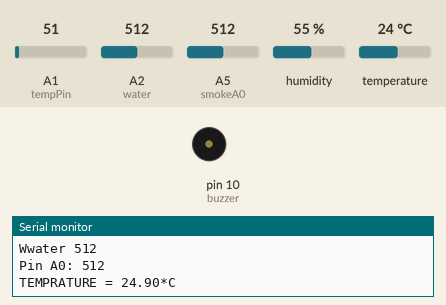
The sketch below on a simulated Arduino Uno, built with avr-gcc and run on an emulated ATmega328P. Shown: buzzer (waves = sounding), the last lines printed to the serial monitor. The inputs (shaded band) are chosen by the test bench; at power-on: A5 (smokeA0) = 512, A1 (tempPin) = 51, A2 (water) = 512, humidity 55 %, temperature 24 °C.

Above: at 1.8 s.
1.9 s: A5 (smokeA0) set to 418
5.4 s: A5 (smokeA0) set to 387
At 6.7 s:
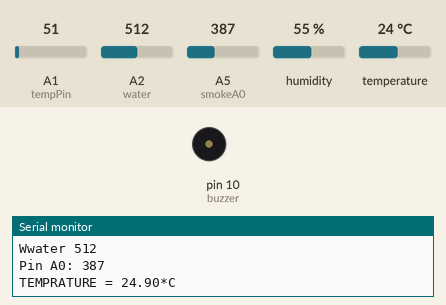
7.0 s: A5 (smokeA0) set to 410
At 11.1 s:
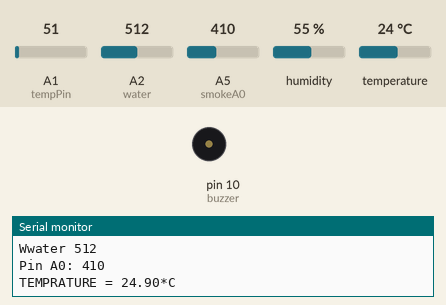
11.2 s: A5 (smokeA0) set to 390
At 12.1 s:
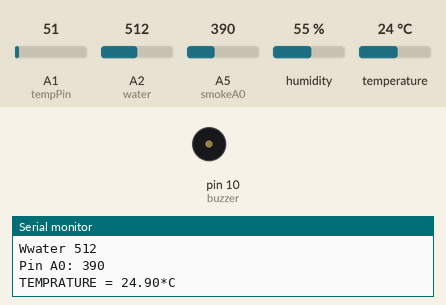
Timing chart, 0 to 13.7 s (numbered marks = the images above; inputs shaded):
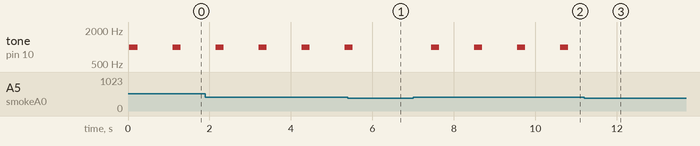

Measured:
- the behaviour switches between 401 and 400 on A5 (smokeA0) (found by bisection; images 0 and 1)
- after the input at 5.4 s, tone on pin 10 (buzzer): goes on until 5.5 s, then stays silent
- after the input at 7.0 s, tone on pin 10 (buzzer): alternates 1000 Hz for 0.20 s and silent for 0.86 s, starting after 0.44 s
- after the input at 11.2 s, tone on pin 10 (buzzer): stops changing and stays silent
- by itself, tone on pin 10 (buzzer): alternates 1000 Hz for 0.20 s and silent for 0.86 s

The sketch:

egarden.ino
```cpp
#include <dht.h>
#define dht_dpin A3
int val;
int tempPin = 1;
int buzzer = 10;
int smokeA0 = A5;
int water = A2;
dht DHT;
int sensorThres = 400;

void setup()
{
  pinMode(buzzer, OUTPUT);
  pinMode(smokeA0, INPUT);
  Serial.begin(9600);
}
void loop()
{
int analogSensor = analogRead(smokeA0);
int waterSensor = analogRead(water);

 DHT.read11(dht_dpin);

    Serial.print("Current humidity = ");
    Serial.print(DHT.humidity);
    Serial.print("%  ");
    Serial.print("temperature = ");
    Serial.print(DHT.temperature);
    Serial.println("C  ");


 Serial.print("Wwater ");
  Serial.println(waterSensor);
  Serial.print("Pin A0: ");
  Serial.println(analogSensor);
  // Checks if it has reached the threshold value
  if (analogSensor > sensorThres)
  {

    tone(buzzer, 1000, 200);
  }
  else
  {

    noTone(buzzer);
  }


val = analogRead(tempPin);
float mv = ( val/1024.0)*5000;
float cel = mv/10;
float farh = (cel*9)/5 + 32;

Serial.print("TEMPRATURE = ");
Serial.print(cel);
Serial.print("*C");
Serial.println();


delay(1000);

/* uncomment this to get temperature in farenhite
Serial.print("TEMPRATURE = ");
Serial.print(farh);
Serial.print("*F");
Serial.println();


*/
}
```
